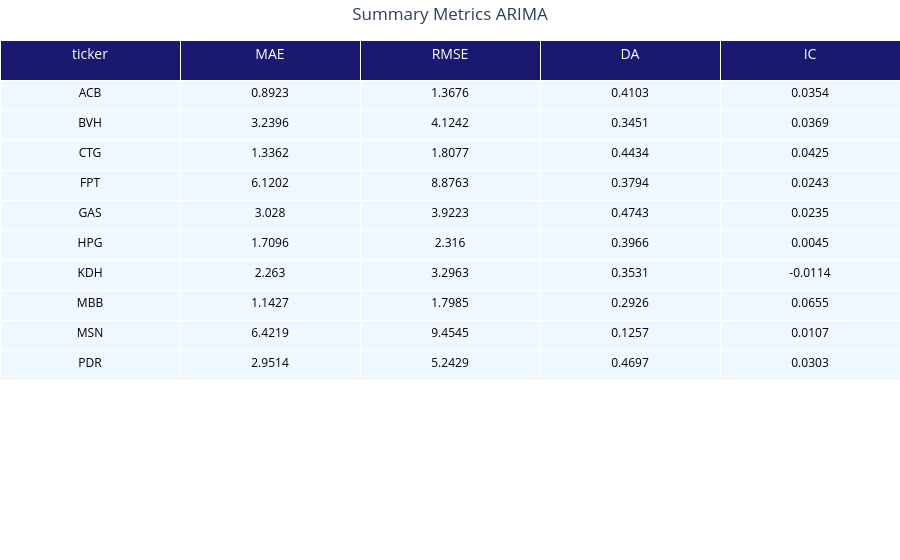

Notebook cell for this chart:
### Code cell
import plotly.graph_objects as go

# Chỉ lấy 10 dòng đầu cho đẹp nếu bảng quá dài
plot_df = summary_df.head(10).round(4) 

fig = go.Figure(data=[go.Table(
    header=dict(values=list(plot_df.columns),
                fill_color='midnightblue',
                font=dict(color='white', size=14),
                align='center',
                height=40),
    cells=dict(values=[plot_df[col] for col in plot_df.columns],
               fill_color='aliceblue',
               font=dict(color='black', size=12),
               align='center',
               height=30))
])

fig.update_layout(title_text="Summary Metrics ARIMA", title_x=0.5, margin=dict(l=0, r=0, t=40, b=0))
fig.show()

### Figure 1 — Plotly figure (JSON) as saved in the notebook; plotly's stock layout.template omitted (floating-point values rounded to 4 significant figures)
{"data": [{"cells": {"align": "center", "fill": {"color": "aliceblue"}, "font": {"color": "black", "size": 12}, "height": 30, "values": [["ACB", "BVH", "CTG", "FPT", "GAS", "HPG", "KDH", "MBB", "MSN", "PDR"], [0.8923, 3.24, 1.336, 6.12, 3.028, 1.71, 2.263, 1.143, 6.422, 2.951], [1.368, 4.124, 1.808, 8.876, 3.922, 2.316, 3.296, 1.798, 9.454, 5.243], [0.4103, 0.3451, 0.4434, 0.3794, 0.4743, 0.3966, 0.3531, 0.2926, 0.1257, 0.4697], [0.0354, 0.0369, 0.0425, 0.0243, 0.0235, 0.0045, -0.0114, 0.0655, 0.0107, 0.0303]]}, "header": {"align": "center", "fill": {"color": "midnightblue"}, "font": {"color": "white", "size": 14}, "height": 40, "values": ["ticker", "MAE", "RMSE", "DA", "IC"]}, "type": "table"}], "layout": {"margin": {"b": 0, "l": 0, "r": 0, "t": 40}, "title": {"text": "Summary Metrics ARIMA", "x": 0.5}}}
